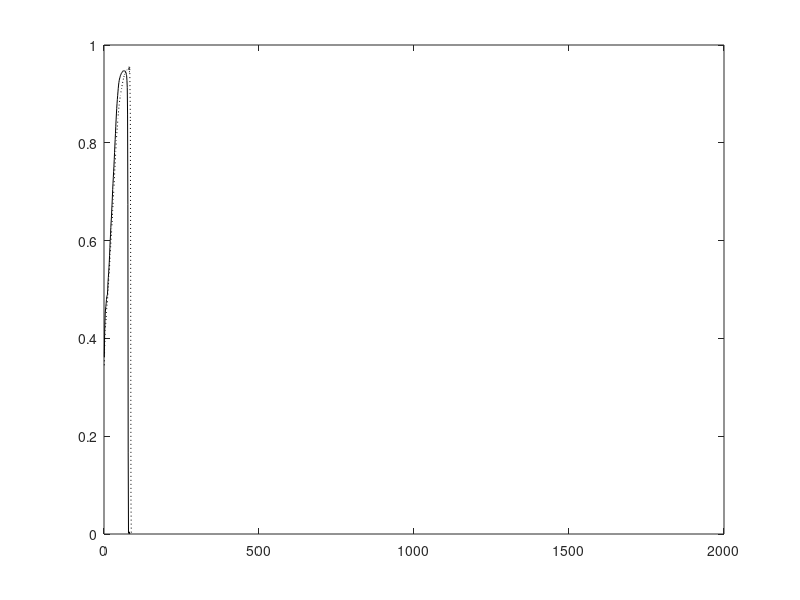

MATLAB code for this plot: (Note: this script raises an error after producing the figure.)
% This code is written to support the experiments in the book titled:
% Adaptive Machine Learning Algorithms with Python
% by
% Chanchal Chatterjee
% December 2021
% OJA - Comparison of Adaptive GEVD Homogeneous, Deflated, Weighted

function GEVDAL1;

clear all; 
close all; 

% Number of samples N and dimension D
nSamples = 500;
nDim = 10;
nEA = 4;
nEpochs = 3;
randn('state',0);

% Generate the covX random matrices
covX = 3*...
[ 0.4270   0.0110  -0.0050  -0.0250   0.0890  -0.0790  -0.0190   0.0740   0.0890   0.0050 ; ...
  0.0110   5.6900  -0.0690  -0.2820  -0.7310   0.0900  -0.1240   0.1000   0.4320  -0.1030 ; ...
 -0.0050  -0.0690   0.0800   0.0980   0.0450  -0.0410   0.0230   0.0220  -0.0350   0.0120 ; ...
 -0.0250  -0.2820   0.0980   2.8000  -0.1070   0.1500  -0.1930   0.0950  -0.2260   0.0460 ; ...
  0.0890  -0.7310   0.0450  -0.1070   3.4400   0.2530   0.2510   0.3160   0.0390  -0.0100 ; ...
 -0.0790   0.0900  -0.0410   0.1500   0.2530   2.2700  -0.1800   0.2950  -0.0390  -0.1130 ; ...
 -0.0190  -0.1240   0.0230  -0.1930   0.2510  -0.1800   0.3270   0.0270   0.0260  -0.0160 ; ...
  0.0740   0.1000   0.0220   0.0950   0.3160   0.2950   0.0270   0.7270  -0.0960  -0.0170 ; ...
  0.0890   0.4320  -0.0350  -0.2260   0.0390  -0.0390   0.0260  -0.0960   0.7150  -0.0090 ; ...
  0.0050  -0.1030   0.0120   0.0460  -0.0100  -0.1130  -0.0160  -0.0170  -0.0090   0.0650 ];

covY = 2*...
[ 0.3350   0.0260  -0.0510  -0.0120   0.0790   0.0170   0.0290   0.0080   0.0770  -0.0300 ; ...
  0.0260   0.0910   0.0110  -0.0100   0.0060  -0.0140  -0.0020  -0.0230   0.0110   0.0350 ; ...
 -0.0510   0.0110   0.0780   0.0000   0.0160   0.0030   0.0300  -0.0350  -0.0030  -0.0490 ; ...
 -0.0120  -0.0100   0.0000   0.0820  -0.0030  -0.0260  -0.0250  -0.0290  -0.0150   0.0250 ; ...
  0.0790   0.0060   0.0160  -0.0030   0.7970   0.1940  -0.0370  -0.0230   0.0590  -0.1450 ; ...
  0.0170  -0.0140   0.0030  -0.0260   0.1940   1.5000   0.0140  -0.1040   0.1140  -0.2290 ; ...
  0.0290  -0.0020   0.0300  -0.0250  -0.0370   0.0140   0.2770  -0.0300  -0.0770  -0.0510 ; ...
  0.0080  -0.0230  -0.0350  -0.0290  -0.0230  -0.1040  -0.0300   0.3170   0.0220   0.0100 ; ...
  0.0770   0.0110  -0.0030  -0.0150   0.0590   0.1140  -0.0770   0.0220   0.5380   0.0340 ; ...
 -0.0300   0.0350  -0.0490   0.0250  -0.1450  -0.2290  -0.0510   0.0100   0.0340   0.6680 ];
    
% Compute X samples
[V1,D1] = eig(covX);
[d,in] = sort(diag(D1));
V = zeros(nDim,nDim);
D = zeros(nDim,nDim);
for i = 1 : nDim
   V(:,i) = V1(:,in(nDim+1-i));
   D(i,i) = D1(in(nDim+1-i),in(nDim+1-i));
end
x(1:nDim,1:nSamples) = V*sqrt(D)*randn(nDim,nSamples);

% Compute Y samples
[V1,D1] = eig(covY);
[d,in] = sort(diag(D1));
V = zeros(nDim,nDim);
D = zeros(nDim,nDim);
for i = 1 : nDim
    V(:,i) = V1(:,in(nDim+1-i));
    D(i,i) = D1(in(nDim+1-i),in(nDim+1-i));
end
y(1:nDim,1:nSamples) = V*sqrt(D)*randn(nDim,nSamples);

% Compute Corrl matrix and eigen values for X samples
corX = zeros(nDim,nDim);
for i = 1 : nSamples
   corX = corX + (x(:,i) * x(:,i)' / nSamples);
end
[V1,D1] = eig(corX);
[d,in] = sort(diag(D1));
DX = zeros(nDim,nDim);
for i = 1 : nDim
    DX(i,i) = D1(in(nDim+1-i),in(nDim+1-i));
end
diag(DX)'

% Compute Corrl matrix and eigen values for Y samples
corY = zeros(nDim,nDim);
for i = 1 : nSamples
    corY = corY + y(:,i)*y(:,i)'/nSamples;
end
[V1,D1] = eig(corY);
[d,in] = sort(diag(D1));
DY = zeros(nDim,nDim);
for i = 1 : nDim
    DY(i,i) = D1(in(nDim+1-i),in(nDim+1-i));
end
diag(DY)'

% Compute true Generalized Eigenvectors
[V1,D1] = eig(corX, corY);
[d,in] = sort(diag(D1));
V = zeros(nDim,nDim);
D = zeros(nDim,nDim);
for i = 1 : nDim
    V(:,i) = V1(:,in(nDim+1-i)) / norm(V1(:,in(nDim+1-i)));
    D(i,i) = D1(in(nDim+1-i), in(nDim+1-i));
end
V(:,1:nEA)
diag(D)'

% Adaptive algorithm
A = zeros(nDim,nDim);
B = zeros(nDim,nDim);
W1 = 0.1 * ones(nDim,nEA);
W2 = W1;
W3 = W1;
C  = diag([2.6 2.3 2.0 1.7])%2.3-0.4*[1:nEA])
Ip  = eye(nEA,nEA);
mu = 2;
for epoch = 1 : nEpochs
    for iter = 1 : nSamples
        
        cnt = nSamples*(epoch-1) + iter;
      
        A = A + (1.0/cnt)*((x(:,iter) * x(:,iter)') - A);
        B = B + (1.0/cnt)*((y(:,iter) * y(:,iter)') - B);
        etat1 = 1.0/(140 + cnt);
        etat2 = 1.0/(500 + cnt);
      
        % Homogeneous Gradient Descent
        %W1 = W1 + etat*(A*W1 - B*W1*(W1'*A*W1));
      
        % Deflated Gradient Descent
        W2 = W2 + etat1*(A*W2 - B*W2*triu(W2'*A*W2) - mu*B*W2*triu(W2'*B*W2 - Ip));
      
        % Weighted Gradient Descent
        W3 = W3 + etat2*(A*W3*C - B*W3*C*(W3'*A*W3) - mu*B*W3*C*(W3'*B*W3 - Ip));
      
        for i = 1 : nEA      
      	    %u1 = W1(:,i)/sqrt(W1(:,i)' * B * W1(:,i));
      	    u2 = W2(:,i)/sqrt(W2(:,i)' * W2(:,i));
      	    u3 = W3(:,i)/sqrt(W3(:,i)' * W3(:,i));
      	    %cos_t1(i,cnt) = abs(u1' * V(:,i));
            cos_t2(i,cnt) = abs(u2' * V(:,i));
            cos_t3(i,cnt) = abs(u3' * V(:,i));
        end
        ind(cnt) = cnt;
    end
end

if (1)

W2byNorm = W2*sqrt(inv(diag(diag(W2'*B*W2))))
V1to4 = V(:,1:nEA)
W3byNorm = W3*sqrt(inv(diag(diag(W3'*B*W3))))
V1to4 = V(:,1:nEA)

W2W2 = (W2'*B*W2)
W3W3 = (W3'*B*W3)

EstL2 = (diag(W2'*A*W2) ./ diag(W2'*B*W2))'
EstL3 = (diag(W3'*A*W3) ./ diag(W3'*B*W3))'
ActL  = diag(D(:,1:nEA))'

% Plot the convergence results

figure(1);
plot(ind,cos_t2(1,:),'k-'); hold on;
plot(ind,cos_t3(1,:),'k:'); hold on;
plot(0,1,'k:'); hold on;
legend('Deflated','Weighted',0);
xlabel('Number of Samples');
ylabel('Direction Cosine - Component 1');
hold off;

% Plot the convergence results
figure(2);
plot(ind,cos_t2(2,:),'k-'); hold on;
plot(ind,cos_t3(2,:),'k:'); hold on;
plot(0,1,'k:'); hold on;
legend('Deflated','Weighted',0);
xlabel('Number of Samples');
ylabel('Direction Cosine - Component 2');
hold off;

% Plot the convergence results
figure(3);
plot(ind,cos_t2(3,:),'k-'); hold on;
plot(ind,cos_t3(3,:),'k:'); hold on;
plot(0,1,'k:'); hold on;
legend('Deflated','Weighted',0);
xlabel('Number of Samples');
ylabel('Direction Cosine - Component 3');
hold off;

% Plot the convergence results
figure(4);
plot(ind,cos_t2(4,:),'k-'); hold on;
plot(ind,cos_t3(4,:),'k:'); hold on;
plot(0,1,'k:'); hold on;
legend('Deflated','Weighted',0);
xlabel('Number of Samples');
ylabel('Direction Cosine - Component 4');
hold off;

else

W1byNorm = W1*sqrt(inv(diag(diag(W1'*B*W1))))
V1to4 = V(:,1:nEA)
W2byNorm = W2*sqrt(inv(diag(diag(W2'*B*W2))))
V1to4 = V(:,1:nEA)
W3byNorm = W3*sqrt(inv(diag(diag(W3'*B*W3))))
V1to4 = V(:,1:nEA)

W1W1 = (W1'*B*W1)
W2W2 = (W2'*B*W2)
W3W3 = (W3'*B*W3)

EstL1 = (diag(W1'*A*W1) ./ diag(W1'*B*W1))'
EstL2 = (diag(W2'*A*W2) ./ diag(W2'*B*W2))'
EstL3 = (diag(W3'*A*W3) ./ diag(W3'*B*W3))'
ActL  = diag(D(:,1:nEA))'

% Plot the convergence results
figure(1);
plot(ind,cos_t1(1,:),'r:'); hold on;
plot(ind,cos_t2(1,:),'g-'); hold on;
plot(ind,cos_t3(1,:),'b--'); hold on;
legend('Symmetric','Deflated','Weighted',0);
xlabel('Number of Samples');
ylabel('Direction Cosine - Component 1');
hold off;

% Plot the convergence results
figure(2);
plot(ind,cos_t1(2,:),'r:'); hold on;
plot(ind,cos_t2(2,:),'g-'); hold on;
plot(ind,cos_t3(2,:),'b--'); hold on;
legend('Symmetric','Deflated','Weighted',0);
xlabel('Number of Samples');
ylabel('Direction Cosine - Component 2');
hold off;

% Plot the convergence results
figure(3);
plot(ind,cos_t1(3,:),'r:'); hold on;
plot(ind,cos_t2(3,:),'g-'); hold on;
plot(ind,cos_t3(3,:),'b--'); hold on;
legend('Symmetric','Deflated','Weighted',0);
xlabel('Number of Samples');
ylabel('Direction Cosine - Component 3');
hold off;

% Plot the convergence results
figure(4);
plot(ind,cos_t1(4,:),'r:'); hold on;
plot(ind,cos_t2(4,:),'g-'); hold on;
plot(ind,cos_t3(4,:),'b--'); hold on;
legend('Symmetric','Deflated','Weighted',0);
xlabel('Number of Samples');
ylabel('Direction Cosine - Component 4');
hold off;

end

%keyboard




  
